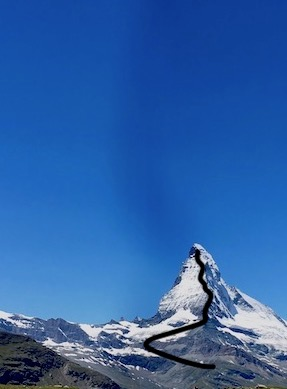
#> input picture assignment8/imgs/input1.jpg, 287 x 389 px; its folder holds 4 pictures in this run
$ python solution.py   (older library calls are emulated)
#> lines starting #> are read from the running program, lines starting #| are printed output that depends on the picture
# solution.py ---
#
# Filename: solution.py
# Description:
# Author: Kwang Moo Yi
# Maintainer:
# Created: Mon Nov 26 09:11:18 2018 (-0800)
# Version:
#

# Commentary:
#
#
#
#

# Change Log:
#
#
#
# Copyright (C), Visual Computing Group @ University of Victoria.

# Code:

#   Connor Schultz (V00872923)
#   Date of Submission: December 9th 2018
#   CSC 205 Assigment 8
#

import argparse
import os

import cv2
import numpy as np
from matplotlib import pyplot as plt

parser = argparse.ArgumentParser()

parser.add_argument(
    "--img_dir",
    type=str,
    default="./imgs",
    help="path to directory containing input images")

parser.add_argument(
    "--patch_size",
    type=int,
    default=51,
    help="number of corner points to use per image")

parser.add_argument(
    "--method",
    type=str,
    default="median",
    help="Method used to merge images",
    choices=["median", "mean"])


def harris_corners(img, config):
    """This function is based on

    https://docs.opencv.org/3.0-beta/doc/py_tutorials/py_feature2d/py_features_harris/py_features_harris.html
    """

    # Convert to grayscale
    gray = cv2.cvtColor(img, cv2.COLOR_BGR2GRAY)

    # find Harris corners
    gray = np.float32(gray)
    dst = cv2.cornerHarris(gray, 2, 3, 0.04)
    dst = cv2.dilate(dst, None)
    ret, dst = cv2.threshold(dst, 0.01 * dst.max(), 255, 0)
    dst = np.uint8(dst)

    # find centroids
    ret, labels, stats, centroids = cv2.connectedComponentsWithStats(dst)

    # define the criteria to stop and refine the corners
    criteria = (cv2.TERM_CRITERIA_EPS + cv2.TERM_CRITERIA_MAX_ITER, 100, 0.001)
    corners = cv2.cornerSubPix(gray, np.float32(centroids), (5, 5), (-1, -1),
                               criteria)

    # Check for corners that are near borders and remove them as we need to
    # extract patches that are all inside the image. We'll simply check if
    # their coordinates are at least, half of the patch size away.
    half_size = config.patch_size // 2
    good_corners_tl = (corners > np.array([half_size, half_size])).all(axis=1)
    good_corners_br = (corners < np.array(
        [img.shape[1] - half_size, img.shape[0] - half_size])).all(axis=1)
    corners = corners[good_corners_tl * good_corners_br]

    return np.round(corners).astype(np.int)


def extract_patches(img, corner, config):

    # Create a copy of the image that is zero-padded so that we can ignore the
    # border effect

    pad = config.patch_size
    img_padded = np.pad(
        img, [(pad, pad), (pad, pad), (0, 0)],
        mode="constant",
        constant_values=0)

    patches = []
    for x, y in corner:

        xs = x - config.patch_size // 2 + pad
        ys = y - config.patch_size // 2 + pad
        xe = xs + config.patch_size
        ye = ys + config.patch_size

        patches += [img_padded[ys:ye, xs:xe, :]]

    return np.array(patches)


def draw_patches(img, corner, config):
    """ Draws patches on the image """

    for x, y in corner:

        xs = x - config.patch_size // 2
        ys = y - config.patch_size // 2
        xe = xs + config.patch_size
        ye = ys + config.patch_size
        cv2.rectangle(img, (xs, ys), (xe, ye), (0, 0, 255), 1)


def merge_images(imgs, method="median"):
    """Merge images

    Parameters
    ----------

    imgs: numpy.ndarray, float

        This array is of shape (N, H, W, C), where N is the number of aligned
        images, H is the height of the entire alignment, W is the width, and
        C==3 is the number of channels. This array is also filled with NaNs,
        for points where no data point exists. You can use for example
        `numpy.nanmean` and `numpy.nanmedian` on this image, along axis=0, for
        example np.nanmean(imgs, axis=0) to average out all things except for
        the NaNs in the aligned image to get a ``blended'' image.

    """


    # This is so that the program does not crash. This will make your images
    # look weird
    TODO = np.mean(imgs, axis=0)

    if method == "median":
        print("median")
        # TODO: 1 Mark: implement the blending for nanmedian
        img_merged = np.nanmedian(imgs, axis=0)
        return img_merged.astype(np.uint8)

    elif method == "mean":
        print("mean")
        # TODO: 1 Mark: implement the blending for nanmean
        img_merged = np.nanmean(imgs,axis=0)
        return img_merged.astype(np.uint8)

    else:
        raise NotImplementedError("{} not supported".format(method))


def stitch_image(imgs_ref, img, config):

    # Squash the aligned images to create a single image we use to match
    img_ref = merge_images(imgs_ref, config.method)

    # Extract corners for both reference and the image to stitch
    corner_ref = harris_corners(img_ref, config)
    corner_img = harris_corners(img, config)

    # Extract patches centered at corners
    patches_ref = extract_patches(img_ref, corner_ref, config)
    patches_img = extract_patches(img, corner_img, config)

    # Find correspondences
    dists = np.sum(
        (patches_ref.reshape(1, -1, config.patch_size**2 * 3)
         - patches_img.reshape(-1, 1, config.patch_size**2 * 3))**2,
        axis=-1)
    # Create a threshold for the top 10 matches
    th = np.sort(dists.flatten())[10]
    img_to_ref = np.argmin(dists, axis=1)
    # Create a mask of good points
    good_mask = np.min(dists, axis=1) < th

    # Find global translation (from img to referrence). Note here that the same
    # points are in different positions in each image, and that gives us an
    # idea of how we need to move the img so that it's aligned with the
    # reference
    dxdy_all = corner_ref[img_to_ref] - corner_img
    dxdy = np.mean(dxdy_all[good_mask], axis=0).astype(np.int)

    # Place images side-by-side and draw the patch matching result
    img_side_by_side = np.zeros((max(img_ref.shape[0], img.shape[0]),
                                 img_ref.shape[1] + img.shape[1], 3),
                                dtype=np.uint8)
    # Copy images
    img_side_by_side[:img_ref.shape[0], :img_ref.shape[1]] = img_ref
    img_side_by_side[:img.shape[0], img_ref.shape[1]:img_ref.shape[1]
                     + img.shape[1]] = img
    # Draw patches
    corner_ref_good = corner_ref[img_to_ref[good_mask]]
    corner_img_good = corner_img[good_mask] + np.array([img_ref.shape[1], 0])
    # Draw patches on the reference image and on the img that we
    # are stitching now. Also draw a line between the two patches. The
    # following functions should be used. `draw_patches`, `cv2.line`
    draw_patches(img_side_by_side, corner_ref_good, config)
    draw_patches(img_side_by_side, corner_img_good, config)
    for p1, p2 in zip(corner_ref_good, corner_img_good):
        cv2.line(img_side_by_side, tuple(p1), tuple(p2), (0, 0, 255), 4,
                 cv2.LINE_AA)

    # # Compute start and end points of new image in reference image coordinates
    xs_img = 0 + dxdy[0]
    ys_img = 0 + dxdy[1]
    xe_img = img.shape[1] + dxdy[0]
    ye_img = img.shape[0] + dxdy[1]

    # Create new image that is the size of two images together
    w_new = max(img_ref.shape[1], xe_img) - min(0, xs_img)
    h_new = max(img_ref.shape[0], ye_img) - min(0, ys_img)
    # Create new stack of images for each image to be re-positioned
    img_new = np.zeros((imgs_ref.shape[0] + 1, h_new, w_new, 3),
                       dtype=np.float)
    img_new[:] = np.nan  # We'll initialize to nan

    # If the new image is on the left or the top of the reference image, make
    # new (0,0) according to this.
    xs_pad = -min(0, xs_img)
    ys_pad = -min(0, ys_img)
    # For image that is stitched
    xs_img += xs_pad
    ys_img += ys_pad
    xe_img += xs_pad
    ye_img += ys_pad
    # For reference image
    xs_ref = 0 + xs_pad
    ys_ref = 0 + ys_pad
    xe_ref = img_ref.shape[1] + xs_pad
    ye_ref = img_ref.shape[0] + ys_pad

    # Fill in the new image
    img_new[:-1, ys_ref:ye_ref, xs_ref:xe_ref] = imgs_ref
    img_new[-1, ys_img:ye_img, xs_img:xe_img] = img

    # Merge the all images together
    img_merged = merge_images(img_new, config.method)

    # Show merge result more graphically
    img_disp = img_merged.copy()
    cv2.rectangle(img_disp, (xs_img + 5, ys_img + 5), (xe_img - 5, ye_img - 5),
                  (0, 0, 255), 5)

    # Display all figured
    cv2.imshow("Stitch result", img_disp)
    cv2.imshow("Match result", img_side_by_side)
    cv2.waitKey(-1)

    return img_new


def main(config):

    # Read images
    img_files = os.listdir(config.img_dir)
    imgs = [
        cv2.imread(os.path.join(config.img_dir, _f), 1) for _f in img_files
        if _f.endswith(".jpg")
    ]
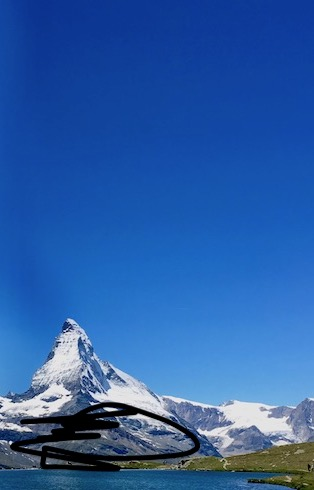
#> input picture assignment8/imgs/input2.jpg, 314 x 490 px
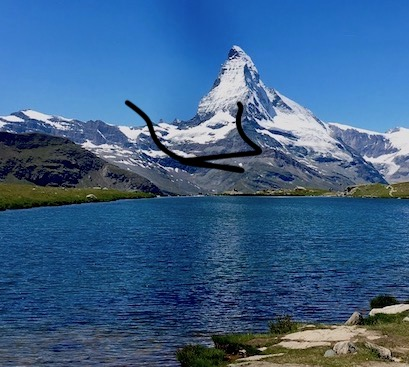
#> input picture assignment8/imgs/input3.jpg, 409 x 367 px
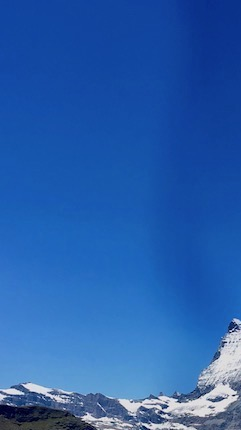
#> input picture assignment8/imgs/input4.jpg, 241 x 430 px

    imgs_ref = imgs[0].copy()[None].astype(np.float)
    assert imgs_ref.shape[-1] == 3

    for img in imgs[1:]:
        assert img.shape[-1] == 3
        imgs_ref = stitch_image(imgs_ref, img, config)
#> this loop made 3 passes
#> (th in stitch_image, dxdy in stitch_image, xs_img in stitch_image, ys_img in stitch_image, xe_img in stitch_image, ye_img in stitch_image, w_new in stitch_image) on passes 1 to 3: (610133, [113, -72], 113, 0, 427, 490, 427), (338219, [-40, 270], 0, 270, 409, 637, 467), (513737, [2, -2], 2, 0, 243, 430, 467)
#| median
#| median
#| median
#| median
#| median
#| median
#> pass 1, in harris_corners, `gray = cv2.cvtColor(img, cv2.COLOR_BGR2GRAY)`:
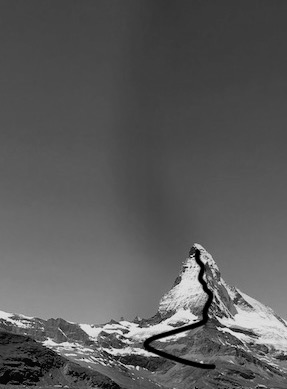
#> gray: shape (389, 287); min 0, max 236, mean 89.8
#> pass 1, in harris_corners, `dst = cv2.cornerHarris(gray, 2, 3, 0.04)`:
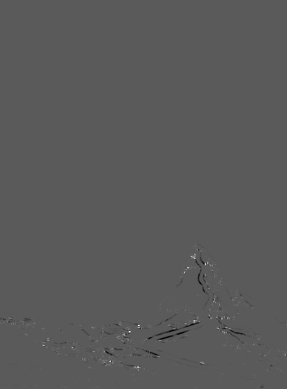
#> dst: shape (389, 287) float32; min -42390752, max 77309760, mean -32705.2; drawn with min black and max white


if __name__ == "__main__":

    config, unparsed = parser.parse_known_args()

    if len(unparsed) > 0:
        parser.print_usage()
        exit(1)

    main(config)
    exit(0)
#> (the program exits here)
